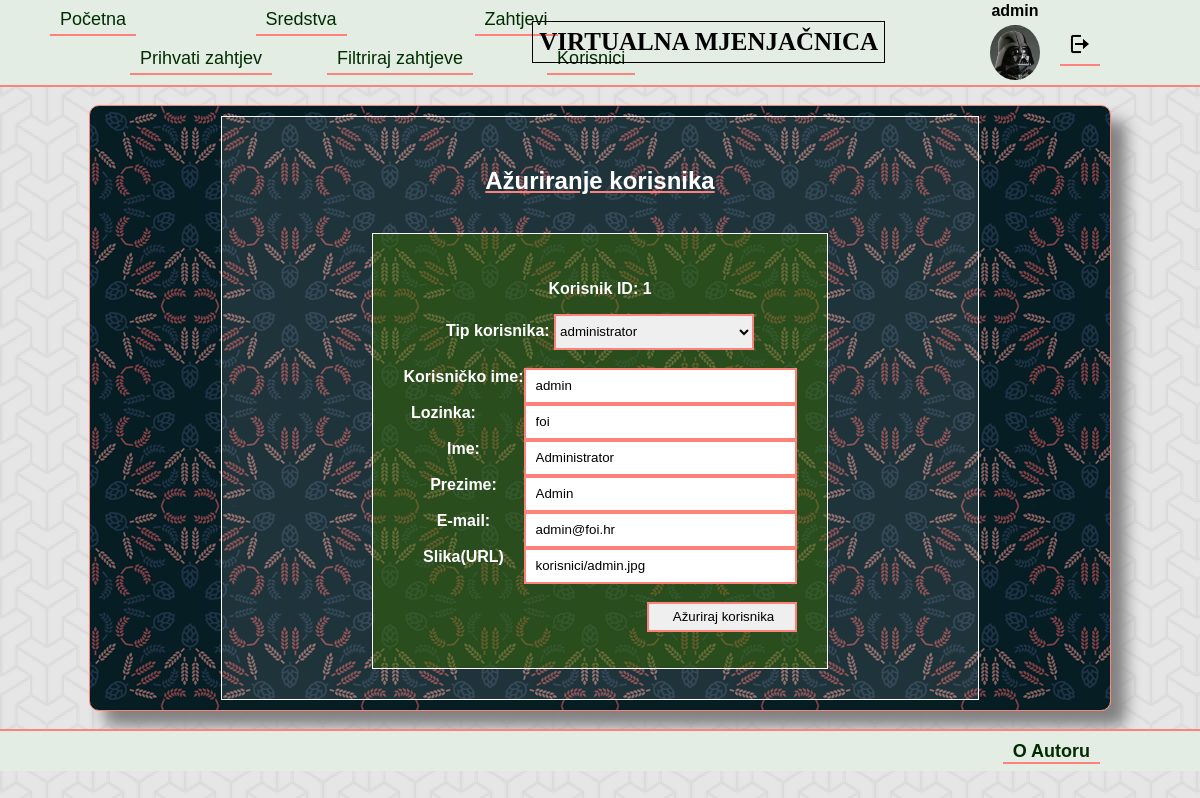
The app's page /azurirajKorisnika.php?korisnik=1 (signed in) with its own data.
### tables this page shows
CREATE TABLE `korisnik` (
  `korisnik_id` INT(10) NOT NULL AUTO_INCREMENT,
  `tip_korisnika_id` INT(10) NOT NULL,
  `korisnicko_ime` VARCHAR(50) NOT NULL,
  `lozinka` VARCHAR(50) NOT NULL,
  `ime` VARCHAR(100) NOT NULL,
  `prezime` VARCHAR(100) NOT NULL,
  `email` VARCHAR(50) NULL,
  `slika` TEXT NULL,
  PRIMARY KEY (`korisnik_id`),
  FOREIGN KEY (`tip_korisnika_id`) REFERENCES `tip_korisnika`(`tip_korisnika_id`)
);

### baza.php (called while the page is built, shortened)
<?php
function upit($dbc, $upit){
  $rezultat=mysqli_query($dbc,$upit);
  return $rezultat;
}
?>

### azurirajKorisnika.php (the view, shortened to what this page needs)
<?php
include("zaglavlje.php");
?>
    <section class="sadrzaj">
      <div class="sadrzajWrap">
        <div class="azurirajKorisnika">
          <h1 class="h1sredstva">Ažuriranje korisnika</h1><br>
          <?php $korisnik=$_GET['korisnik']; ?>
          <form action="azurirajKorisnika.php?korisnik=<?php echo $korisnik; ?>" method="post">
            <?php
            $upit="SELECT * FROM `tip_korisnika`";
            $rezultat=upit($bp,$upit);
            $upit2="SELECT * FROM korisnik WHERE korisnik_id = $korisnik";
            $rezultat2=upit($bp,$upit2);
            $assoc2=mysqli_fetch_assoc($rezultat2);
            if(!isset($_SESSION['kor_id']) || $_SESSION['tip_kor_id'] != 0){
              header("location:index.php");
            }
            else{
              echo "<p style=\"text-align:center;\"><b>Korisnik ID: $korisnik <b></p>";
              echo "<label for=\"tipKorisnika\"><b>Tip korisnika: </b></label>";
              echo "<select class=\"listaMod\" name=\"tipKorisnika\">";
              while($assoc=mysqli_fetch_assoc($rezultat)){
                echo "<option value=\"{$assoc['tip_korisnika_id']}\">{$assoc['naziv']}</option>";
              }
              echo "</select><br><br>";
              echo "<label for=\"korIme\"><b>Korisničko ime:</b></label>";
              echo "<input type=\"text\" name=\"korIme\" size=\"30\" value=\"{$assoc2['korisnicko_ime']}\" placeholder=\"Unesite korisničko ime\"><br><br>";
              echo "<label class=\"marginTecaj\" for=\"lozinka\"><b>Lozinka:</b></label>";
              echo "<input type=\"text\" name=\"lozinka\" size=\"30\" value=\"{$assoc2['lozinka']}\" placeholder=\"Unesite lozinku\"><br><br>";
              echo "<label for=\"Ime\"><b>Ime:</b></label>";
              echo "<input type=\"text\" name=\"Ime\" size=\"30\" value=\"{$assoc2['ime']}\" placeholder=\"Unesite ime korisnika\"><br><br>";
              echo "<label for=\"Prezime\"><b>Prezime:</b></label>";
              echo "<input type=\"text\" name=\"Prezime\" size=\"30\" value=\"{$assoc2['prezime']}\" placeholder=\"Unesite prezime korisnika\"><br><br>";
              echo "<label for=\"eMail\"><b>E-mail:</b></label>";
              echo "<input type=\"text\" name=\"eMail\" size=\"30\" value=\"{$assoc2['email']}\" placeholder=\"Unesite e-Mail\"><br><br>";
              echo "<label for=\"slikaUrl\"><b>Slika(URL)</b></label>";
              echo "<input type=\"text\" name=\"slikaUrl\" size=\"30\" value=\"{$assoc2['slika']}\" placeholder=\"Unesite URL slike\"><br><br><br>";
              echo "<input class=\"submit\" type=\"submit\" name=\"submit\" value=\"Ažuriraj korisnika\" /><br><br>";
          }
            ?>
          </form>
        </div>
      </div>
    </section>
<?php include("podnozje.php"); ?>

### style.css (style rules this page uses)
html { height:100%; }
body { margin:0; width:100%; min-height:100%; font-family:Arial; background-image:url(img/pozadina1.png); }
.submit { width:150px; height:35px; }
.h1sredstva { text-decoration: underline; text-decoration-color: rgb(254, 130, 121); }
.sadrzaj { display:flex; flex-direction: column; align-items: center; height:100%; width:100%; }
.sadrzajWrap { display:flex; flex-direction: column; flex-wrap:wrap; align-items: center; border:1px solid rgb(254, 130, 121); border-radius:10px; width:1000px; background-image:url(img/pozadina.png); box-shadow:15px 15px 15px grey; color:white; padding:10px; }
.azurVal, .dodajValutu, .dodajKorisnika, .azurirajKorisnika { text-align: center; padding:30px 150px 30px 150px; border:1px solid; background-color: rgb(255, 255, 255, 0.1); }
.azurVal input, .dodajValutu input, .dodajKorisnika input, .azurirajKorisnika input, .filtrirajZahtjeve input { height:30px; padding-left: 10px; border:2px solid rgb(254, 130, 121); float: right; }
.azurVal select, .dodajValutu select, .dodajKorisnika select, .azurirajKorisnika select, .filtrirajZahtjeve select { border:2px solid rgb(254, 130, 121); }
.azurVal form, .dodajValutu form, .dodajKorisnika form, .azurirajKorisnika form, .filtrirajZahtjeve form { border:1px solid white; padding:30px; background-color:rgb(53, 102, 0, 0.5); }
.marginTecaj { margin-right: 40px; }
.listaMod { height:36px; width:200px; }

### records on screen
korisnik: korIme "admin", lozinka "foi", Ime "Administrator", Prezime "Admin", eMail "admin@foi.hr", slikaUrl "korisnici/admin.jpg"

### other values on screen
$_SESSION['kor_ime'] "admin"
$korisnik "1"
form field tipKorisnika "administrator"
